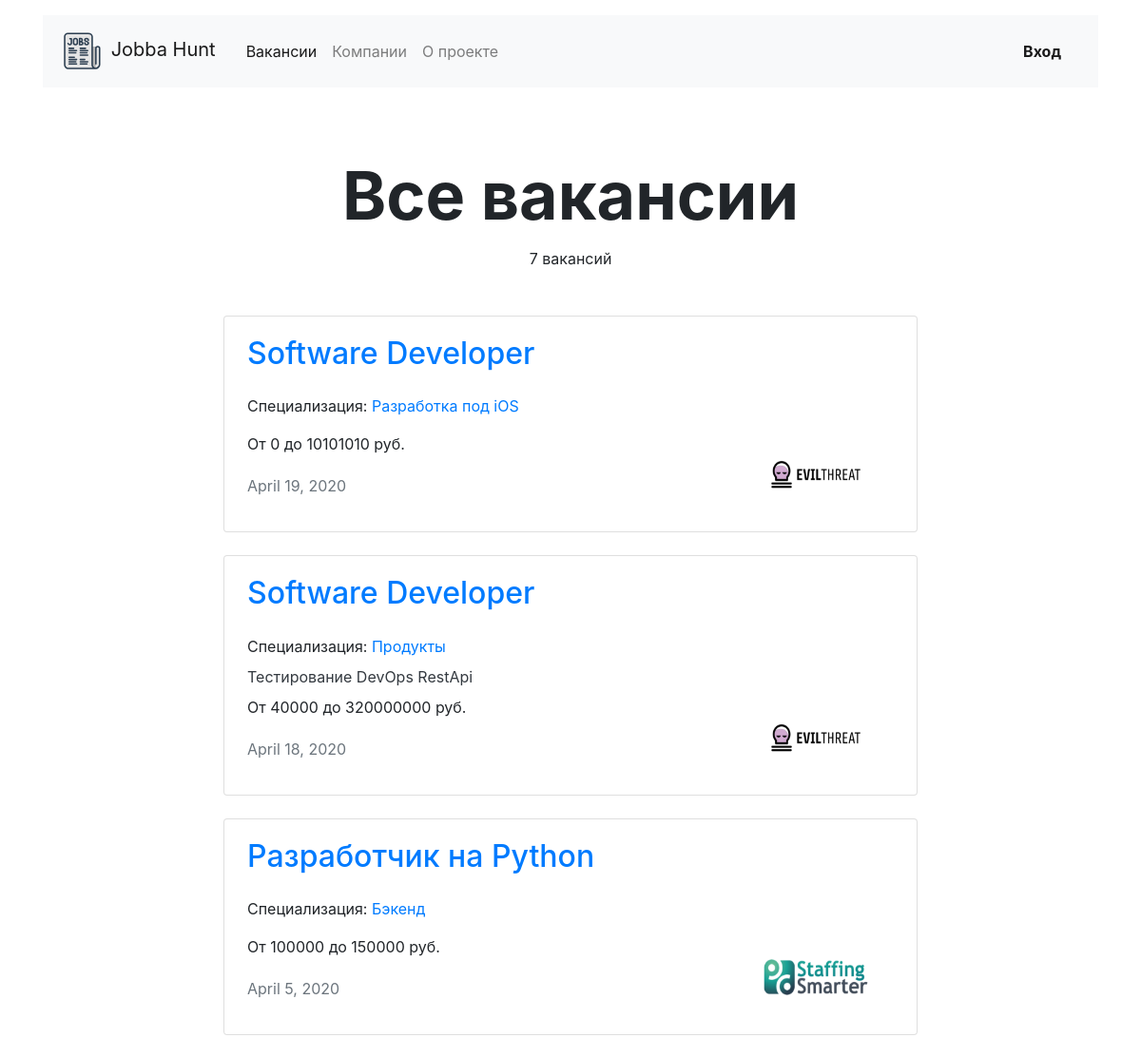
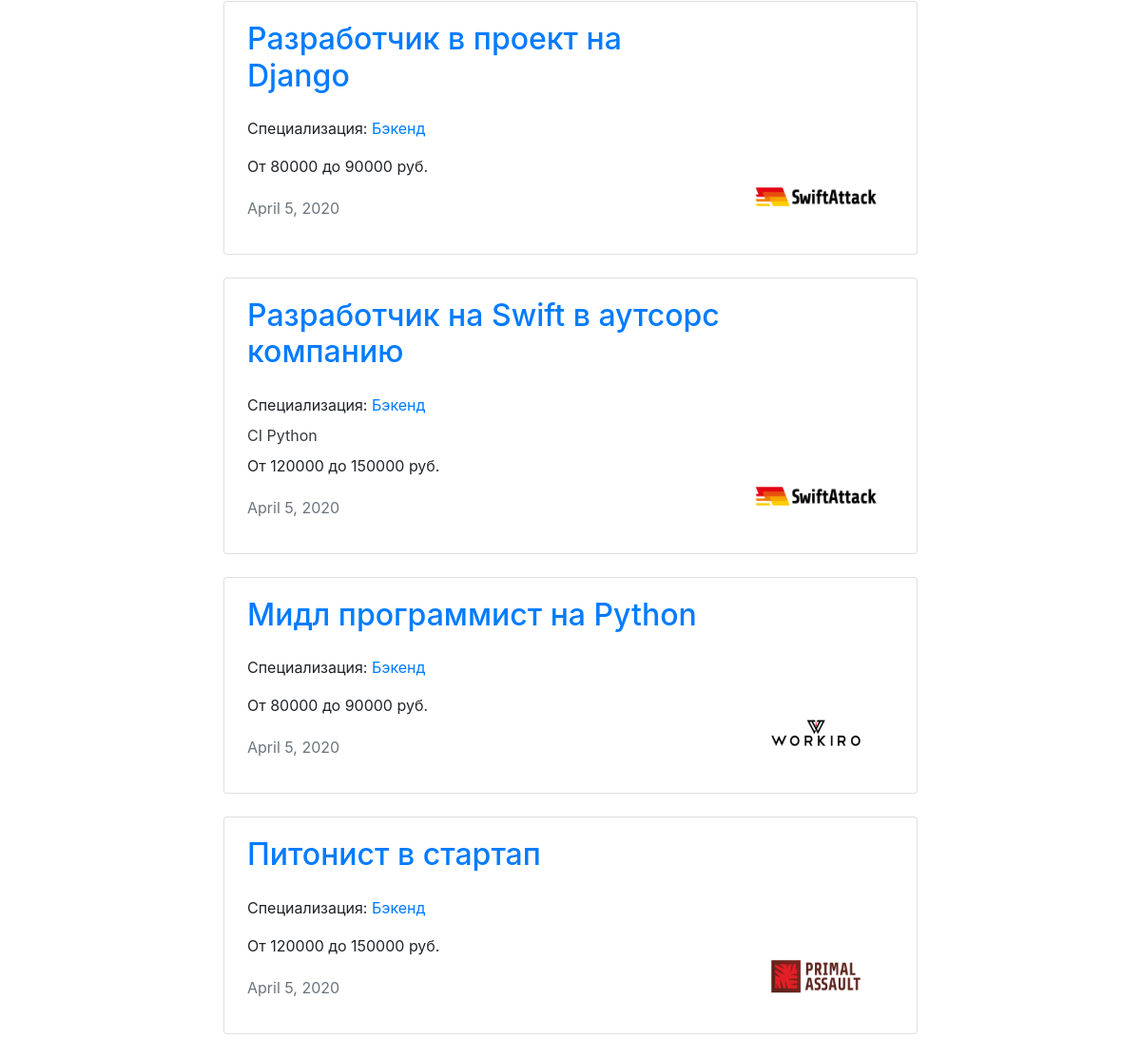
Page /vacancies/ on the committed database (2 pictures, top to bottom).
### jobs/models.py (models this page shows, shortened)
class Vacancy(models.Model):
    title = models.CharField(max_length=64)
    specialty = models.ForeignKey(Specialty,
                                  on_delete=models.CASCADE,
                                  related_name='vacancies')
    company = models.ForeignKey(Company, on_delete=models.CASCADE, related_name='vacancies')
    skills = models.ManyToManyField(Skill, related_name='vacancies')
    description = models.CharField(max_length=256)
    salary_min = models.PositiveIntegerField()
    salary_max = models.PositiveIntegerField()
    published_at = models.DateField(auto_now_add=True)

class Specialty(models.Model):
    code = models.CharField(max_length=64)
    title = models.CharField(max_length=64)
    picture = models.ImageField(upload_to=settings.MEDIA_SPECIALITY_IMAGE_DIR)
    def __str__(self):
        return self.title

class Company(models.Model):
    name = models.CharField(max_length=64)
    location = models.CharField(max_length=64)
    logo = models.ImageField(upload_to=settings.MEDIA_COMPANY_IMAGE_DIR)
    description = models.CharField(max_length=256)
    employee_count = models.PositiveIntegerField()
    owner = models.OneToOneField('accounts.CustomUser',
                                 on_delete=models.CASCADE,
                                 related_name='company',
                                 default=None,
                                 null=True)

class Skill(models.Model):
    title = models.CharField(max_length=64)

### jobs/views.py (the view)
# urls.py: path('vacancies/', VacanciesView.as_view(), name='vacancies'),
class VacanciesView(View):
    template_name = "jobs/vacancies.html"
    def get(self, request):
        return render(
            request,
            self.template_name,
            context={
                "vacancies": Vacancy.objects.all().order_by('-published_at')
            }
        )

### templates/jobs/vacancies.html
{% extends 'jobs/base_with_menu_and_vacancies_list.html' %}
{% block header %}
<h1 class="h1 text-center mx-auto mt-4 pt-5" style="font-size: 70px;"><strong>Все вакансии</strong></h1>
<p class="text-center pt-1"> {{ vacancies.count }} вакансий</p>
{% endblock %}

### templates/jobs/base_with_menu_and_vacancies_list.html
{% extends 'base_with_menu.html' %}
{% block content %}
<main class="container mt-3">
    <section>
        {% block header %}
        {% endblock %}
        <div class="row mt-5">
            <div class="col-12 col-lg-8 offset-lg-2 m-auto">
                {% for vacancy in vacancies %}
                <div class="card mb-4">
                    <div class="card-body px-4">
                        <div class="row">
                            <div class="col-12 col-md-8 col-lg-9">
                                <a href="{% url 'job_detail' vacancy.pk %}">
                                    <h2 class="h2 pb-2">{{ vacancy.title }}</h2>
                                </a>
                                <div class="py-2">Специализация:
                                    <a href="{% url 'specialization_detail' vacancy.specialty.code %}"
                                        class=" pb-2">{{ vacancy.specialty }}</a>
                                </div>
                                <p class="mb-2 text-dark">
                                    {% for skill in vacancy.skills.all %}
                                    {{ skill.title }}
                                    {% endfor %}
                                </p>
                                <p>От {{ vacancy.salary_min }} до {{ vacancy.salary_max }} руб.</p>
                                <p class="text-muted pt-1">{{ vacancy.published_at }}</p>
                            </div>
                            <div class="col-12 col-md-4 col-lg-3 d-flex align-items-end">
                                <a href="{% url 'company_detail' vacancy.company.pk %}"><img
                                        src="{{ vacancy.company.logo.url }}" width="130" height="80" alt=""></a>
                            </div>
                        </div>
                    </div>
                </div>
                {% endfor %}
            </div>
        </div>
    </section>
</main>
{% endblock %}

### rows in the picture
Vacancy: title "Software Developer", specialty "Разработка под iOS", salary_min "0", salary_max "10101010", published_at "April 19, 2020", company.logo (picture)
Vacancy: title "Software Developer", specialty "Продукты", salary_min "40000", salary_max "320000000", published_at "April 18, 2020", company.logo (picture)
Skill: title "Тестирование"
Skill: title "DevOps"
Skill: title "RestApi"
Vacancy: title "Разработчик на Python", specialty "Бэкенд", salary_min "100000", salary_max "150000", published_at "April 5, 2020", company.logo (picture)
Vacancy: title "Разработчик в проект на Django", specialty "Бэкенд", salary_min "80000", salary_max "90000", published_at "April 5, 2020", company.logo (picture)
Vacancy: title "Разработчик на Swift в аутсорс компанию", specialty "Бэкенд", salary_min "120000", salary_max "150000", published_at "April 5, 2020", company.logo (picture)
Skill: title "CI"
Skill: title "Python"
Vacancy: title "Мидл программист на Python", specialty "Бэкенд", salary_min "80000", salary_max "90000", published_at "April 5, 2020", company.logo (picture)
Vacancy: title "Питонист в стартап", specialty "Бэкенд", salary_min "120000", salary_max "150000", published_at "April 5, 2020", company.logo (picture)

### other values in the picture
{{ vacancies.count }} "7"
